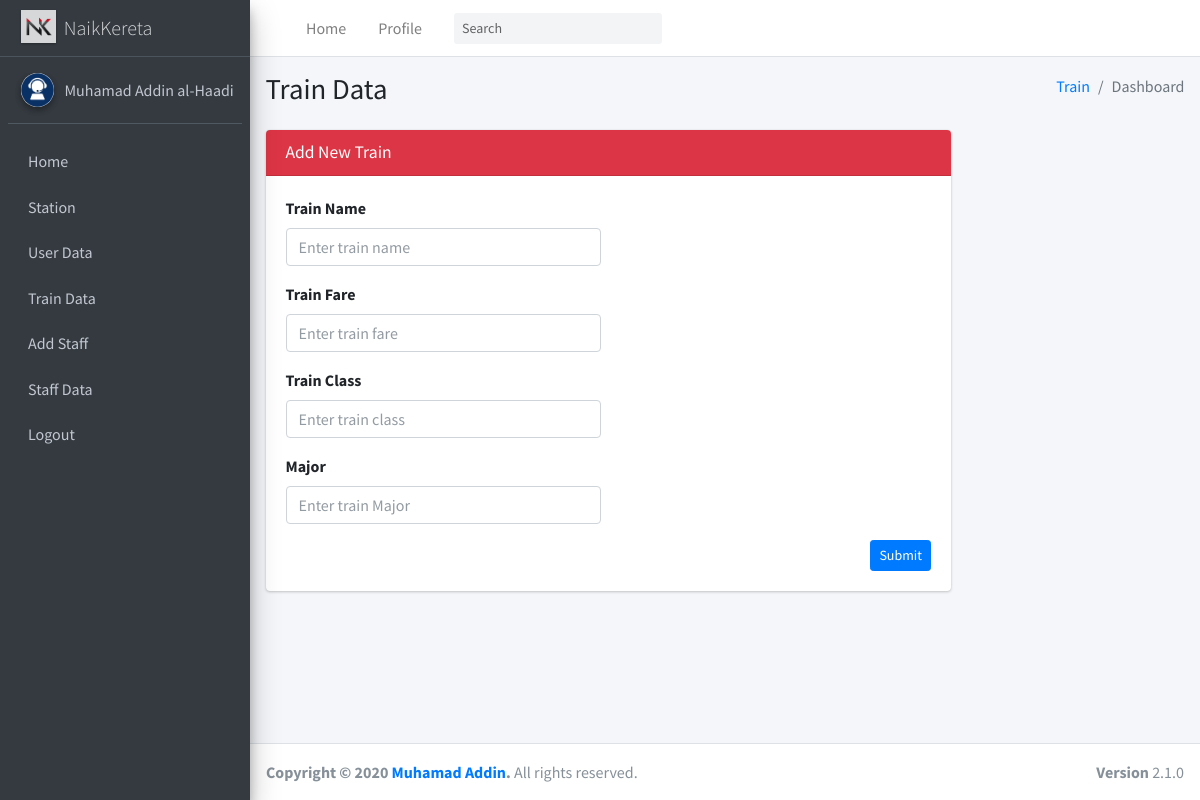
The page /tambahkereta.php on the database its author committed.
### tables this page shows
CREATE TABLE `adminn` (
  `id` int(11) NOT NULL,
  `namadepan` varchar(50) NOT NULL,
  `namabelakang` varchar(50) NOT NULL,
  `username` varchar(50) NOT NULL,
  `email` varchar(100) NOT NULL,
  `password` varchar(255) NOT NULL,
  `gambar` varchar(128) NOT NULL
);

### functions.php (called while the page is built, shortened)
<?php
$conn = mysqli_connect("localhost", "root", "", "naikkereta");
function query($query)
{
    global $conn;
    $result = mysqli_query($conn, $query);
    $rows = [];
    while ($row = mysqli_fetch_assoc($result)) {
        $rows[] = $row;
    }
    return $rows;
}

### tambahkereta.php (the view, shortened to what this page needs)
<?php
require 'functions.php';
$admin = query("SELECT * FROM adminn");
?>
<!DOCTYPE html>
<html>
<head>
    <link rel="stylesheet" href="adminLte/css/all.min.css" />
    <link rel="stylesheet" href="https://code.ionicframework.com/ionicons/2.0.1/css/ionicons.min.css" />
    <link rel="stylesheet" href="adminLte/css/dataTables.bootstrap4.min.css" />
    <link rel="stylesheet" href="adminLte/css/responsive.bootstrap4.min.css" />
    <link rel="stylesheet" href="dist/css/adminlte.min.css" />
</head>
<body class="hold-transition sidebar-mini">
    <div class="wrapper">
        <nav class="main-header navbar navbar-expand navbar-white navbar-light">
            <ul class="navbar-nav">
                <li class="nav-item">
                    <a class="nav-link" data-widget="pushmenu" href="#" role="button"></a>
                </li>
                <li class="nav-item d-none d-sm-inline-block">
                    <a href="manager2.php" class="nav-link">Home</a>
                </li>
                <li class="nav-item d-none d-sm-inline-block">
                    <a href="profile.php" class="nav-link">Profile</a>
                </li>
            </ul>
            <form class="form-inline ml-3">
                <div class="input-group input-group-sm">
                    <input class="form-control form-control-navbar" type="search" placeholder="Search"
                        aria-label="Search" />
                    <div class="input-group-append">
                        <button class="btn btn-navbar" type="submit">
                        </button>
                    </div>
                </div>
            </form>
            <ul class="navbar-nav ml-auto">
                <li class="nav-item">
                    <a class="nav-link" data-widget="control-sidebar" data-slide="true" href="#" role="button">
                    </a>
                </li>
            </ul>
        </nav>
        <aside class="main-sidebar sidebar-dark-danger elevation-4">
            <a href="" class="brand-link">
                <img src="img/Logo1.jpg" alt="AdminLTE Logo" class="brand-image elevation-1" style="opacity: 0.8;" />
                <span class="brand-text font-weight-light">NaikKereta</span>
            </a>
            <div class="sidebar">
                <?php foreach ($admin as $adm) : ?>
                <div class="user-panel mt-3 pb-3 mb-3 d-flex">
                    <div class="image">
                        <img src="img/<?php echo $adm["gambar"]; ?>" class="img-circle elevation-2" alt="User Image" />
                    </div>
                    <div class="info">
                        <a href="profile.php" class="d-block">
                            <?php echo $adm["namadepan"]; ?>
                            <?php echo $adm["namabelakang"]; ?>
                        </a>
                    </div>
                </div>
                <?php endforeach; ?>
                <nav class="mt-2">
                    <ul class="nav nav-pills nav-sidebar flex-column" data-widget="treeview" role="menu"
                        data-accordion="false">
                        <li class="nav-item">
                            <a href="manager2.php" class="nav-link">
                                <p>
                                    Home
                                </p>
                            </a>
                        </li>
                        <li class="nav-item">
                            <a href="managerStation.php" class="nav-link ">
                                <p>Station</p>
                            </a>
                        </li>
                        <li class="nav-item">
                            <a href="managerDataUser.php" class="nav-link">
                                <p>User Data</p>
                            </a>
                        </li>
                        <li class="nav-item">
                            <a href="managerTrain.php" class="nav-link">
                                <p>Train Data</p>
                            </a>
                        </li>
                        <li class="nav-item">
                            <a href="managerAddStaff.php" class="nav-link">
                                <p>Add Staff</p>
                            </a>
                        </li>
                        <li class="nav-item">
                            <a href="managerStaffData.php" class="nav-link">
                                <p>Staff Data</p>
                            </a>
                        </li>
                        <li class="nav-item">
                            <a href="main.php" class="nav-link">
                                <p>Logout</p>
                            </a>
                        </li>
                    </ul>
                </nav>
            </div>
        </aside>
        <div class="content-wrapper">
            <section class="content-header">
                <div class="container-fluid">
                    <div class="row mb-2">
                        <div class="col-sm-6">
                            <h1>Train Data</h1>
                        </div>
                        <div class="col-sm-6">
                            <ol class="breadcrumb float-sm-right">
                                <li class="breadcrumb-item"><a href="#">Train</a></li>
                                <li class="breadcrumb-item active">Dashboard</li>
                            </ol>
                        </div>
                    </div>
                </div>
            </section>
            <section class="content">
                <div class="container-fluid">
                    <div class="row">
                        <div class="col-md-9">
                            <div class="card card-danger">
                                <div class="card-header">
                                    <h3 class="card-title">Add New Train</h3>
                                </div>
                                <form role="form" action="" method="POST">
                                    <div class="card-body">
                                        <div class="row">
                                            <div class="col-6">
                                                <div class="form-group">
                                                    <label for="namakereta">Train Name</label>
                                                    <input type="text" name="namakereta" class="form-control"
                                                        id="namakereta" placeholder="Enter train name" />
                                                </div>
                                            </div>
                                        </div>
                                        <div class="row">
                                            <div class="col-6">
                                                <div class="form-group">
                                                    <label for="harga">Train Fare</label>
                                                    <input type="text" name="harga" class="form-control" id="harga"
                                                        placeholder="Enter train fare" />
                                                </div>
                                            </div>
                                        </div>
                                        <div class="row">
                                            <div class="col-6">
                                                <div class="form-group">
                                                    <label for="kelas">Train Class</label>
                                                    <input type="text" name="kelas" class="form-control" id="kelas"
                                                        placeholder="Enter train class" />
                                                </div>
                                            </div>
                                        </div>
                                        <div class="row">
                                            <div class="col-6">
                                                <div class="form-group">
                                                    <label for="jurusan">Major</label>
                                                    <input type="text" name="jurusan" class="form-control" id="jurusan"
                                                        placeholder="Enter train Major" />
                                                </div>
                                            </div>
                                        </div>
                                        <div class="d-grid gap-2 d-md-flex justify-content-md-end">
                                            <button type="submit" name="submit"
                                                class="btn btn-primary btn-sm me-md-2">Submit</button>
                                        </div>
                                    </div>
                                </form>
                            </div>
                        </div>
                    </div>
                </div>
            </section>
        </div>
        <footer class="main-footer">
            <div class="float-right d-none d-sm-block"><b>Version</b> 2.1.0</div>
            <strong>Copyright &copy; 2020
                <a href="https://github.com/Addin2nd" target="blank">Muhamad Addin</a>.</strong>
            All rights reserved.
        </footer>
    </div>
</body>
</html>

### rows shown on the page
adminn: gambar (picture), namadepan "Muhamad Addin", namabelakang "al-Haadi"
